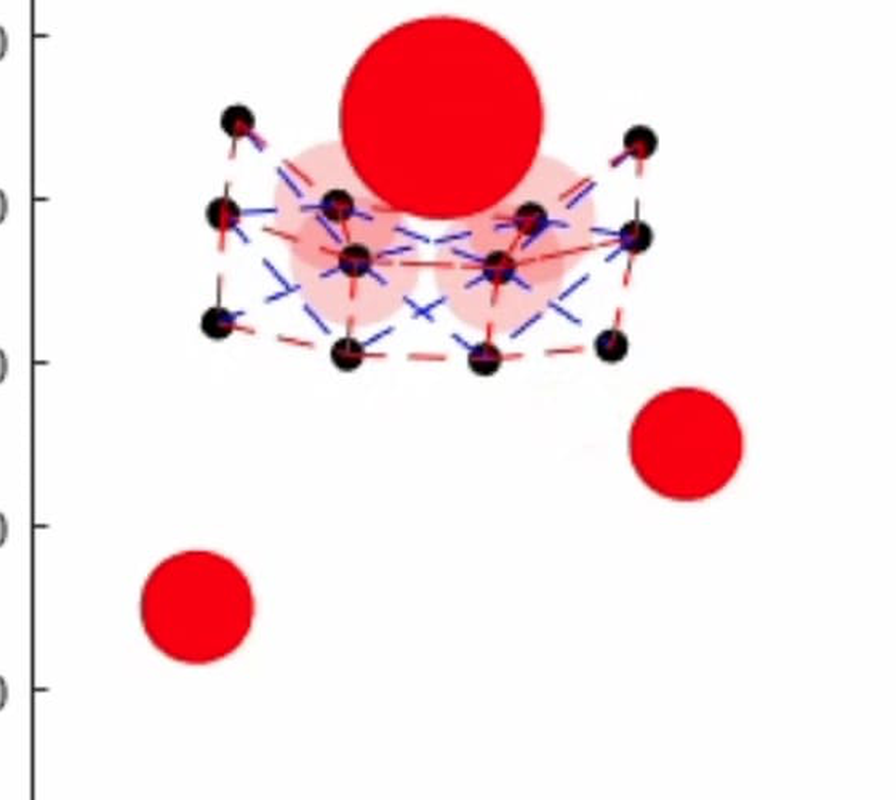
#> input picture figs_extracted/zoom5c.png, 896 x 800 px, given in place of fig5a.png, which was not available
$ python calib.py
#> lines starting #> are read from the running program, lines starting #| are printed output that depends on the picture; after the words box and inside, x2 and y2 are one past the last pixel; in counts of white or black regions, pixels touching at a corner belong together; pictures that were not available may be replaced by others from this repository, and a replacement may not be noted
import numpy as np
from PIL import Image

names = ['fig5a', 'fig5b', 'fig5c', 'fig5d', 'fig6a', 'fig6b', 'fig6c', 'fig6d']
for nm in names:
    im = Image.open('figs_extracted/%s.png' % nm).convert('RGB')
#> im is the input picture: PIL image 896x800 RGB; mean R, G, B 247, 225.1, 227.5
    a = np.asarray(im).astype(int)
    H, W, _ = a.shape
#> H = 800; W = 896
    R, G, B = a[:, :, 0], a[:, :, 1], a[:, :, 2]
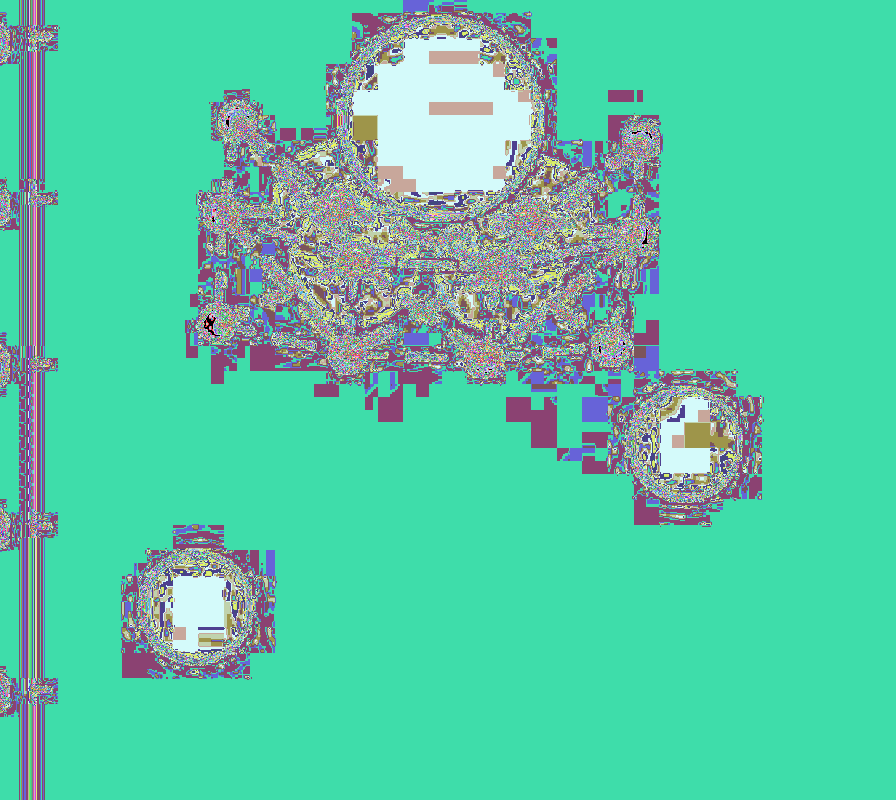
#> R: shape (800, 896) int64; 256 distinct labels, from 0 to 255; one colour per label, 0 black
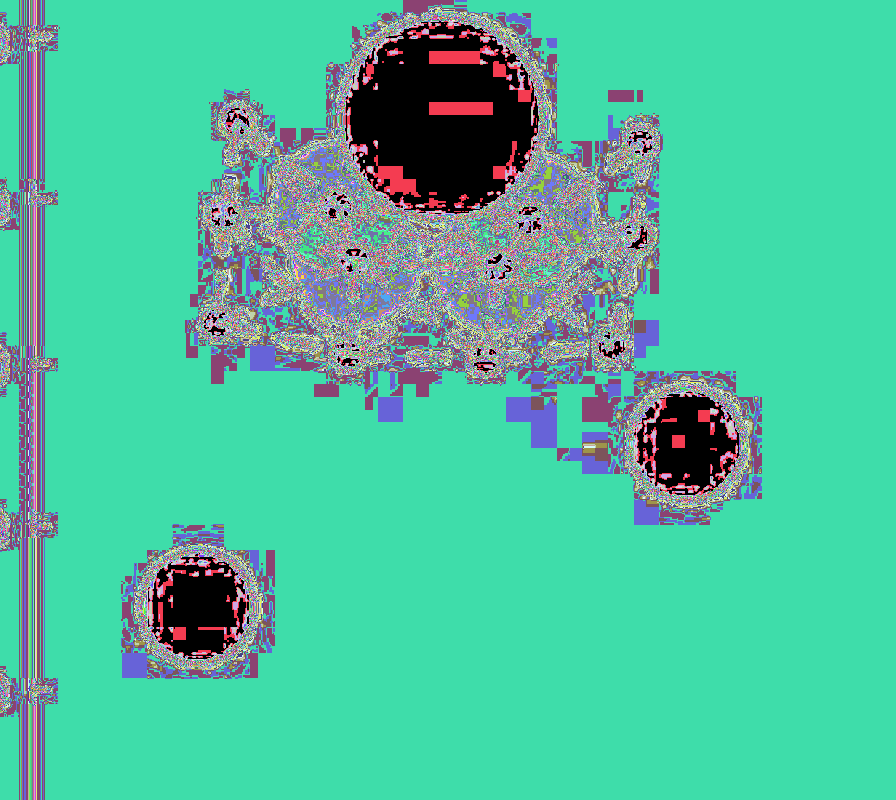
#> G: shape (800, 896) int64; 256 distinct labels, from 0 to 255; one colour per label, 0 black
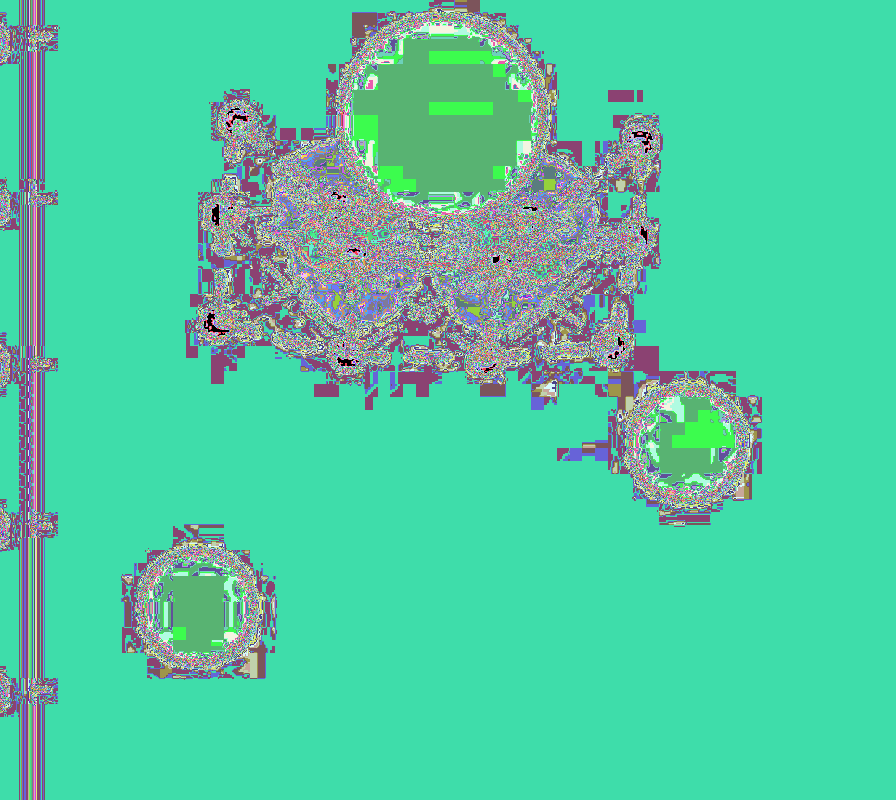
#> B: shape (800, 896) int64; 256 distinct labels, from 0 to 255; one colour per label, 0 black
    grayish = (abs(R - G) < 40) & (abs(G - B) < 40) & (R < 200)
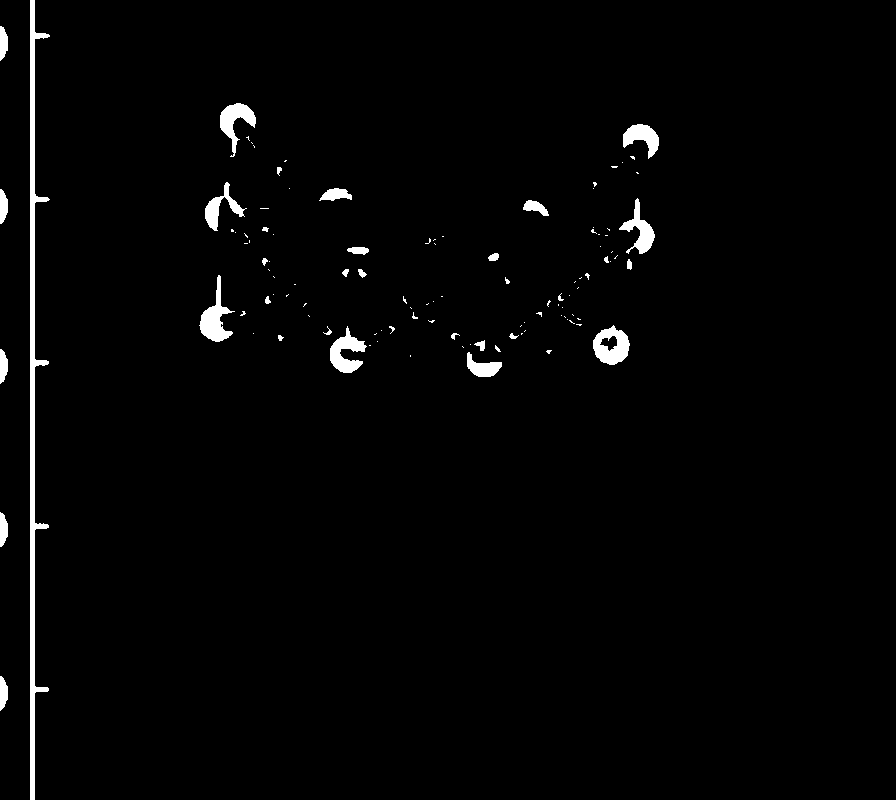
#> grayish: shape (800, 896) bool; 1.8% white; 111 white regions (76 under 20 px), largest, box (x1, y1, x2, y2) and area: (30, 0, 50, 800) 4368, (199, 275, 235, 342) 925, (593, 325, 630, 365) 914
    rowsum = grayish.sum(axis=1)
#> rowsum = 800 values, max 103 at index 363, min 5 at index 0, mean 16.18
    colsum = grayish.sum(axis=0)
#> colsum = 896 values, max 800 at index 30, min 0 at index 8, mean 14.45
    print('=====', nm, W, H)
#| ===== fig5a 896 800
    print(' rows>30%%:', [(int(i), int(rowsum[i])) for i in np.where(rowsum > 0.3 * W)[0]])
#|  rows>30%%: []
    print(' cols>30%%:', [(int(i), int(colsum[i])) for i in np.where(colsum > 0.3 * H)[0]])
#|  cols>30%%: [(30, 800), (31, 800), (32, 800), (33, 800), (34, 800)]
#> pass 2 of the loop `for nm in names:`:
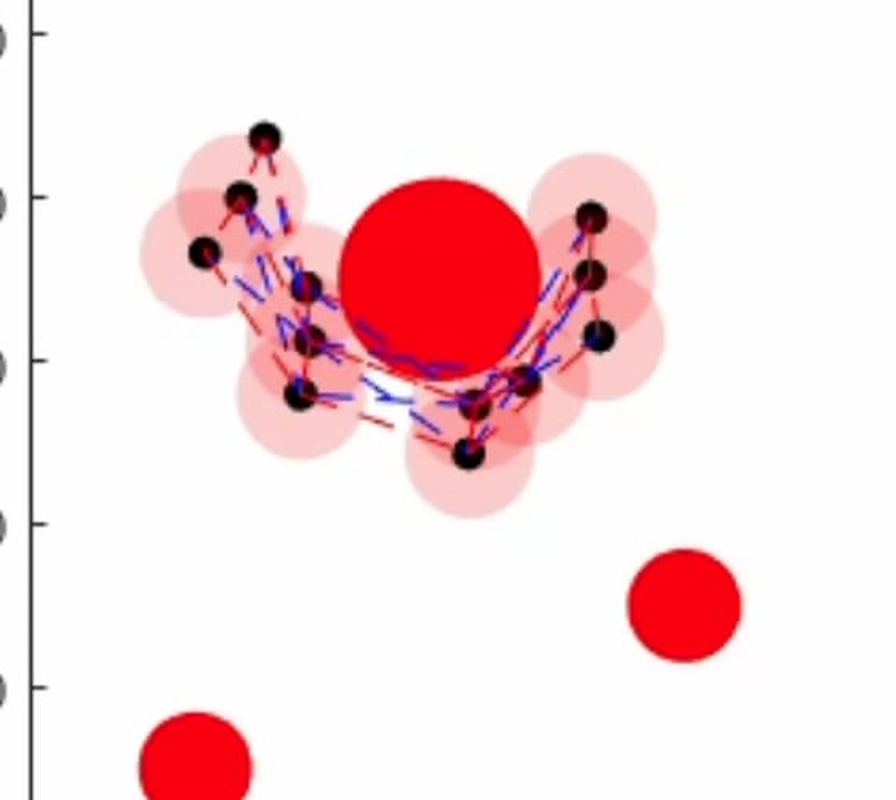
#> input picture figs_extracted/zoom5d.png, 896 x 800 px, given in place of fig5b.png, which was not available
#> im is the input picture: PIL image 896x800 RGB; mean R, G, B 247.1, 221.4, 224
#> R: shape (800, 896) int64; 256 distinct labels, from 0 to 255
#> G: shape (800, 896) int64; 256 distinct labels, from 0 to 255
#> `R, G, B = a[:, :, 0], a[:, :, 1], a[:, :, 2]`:
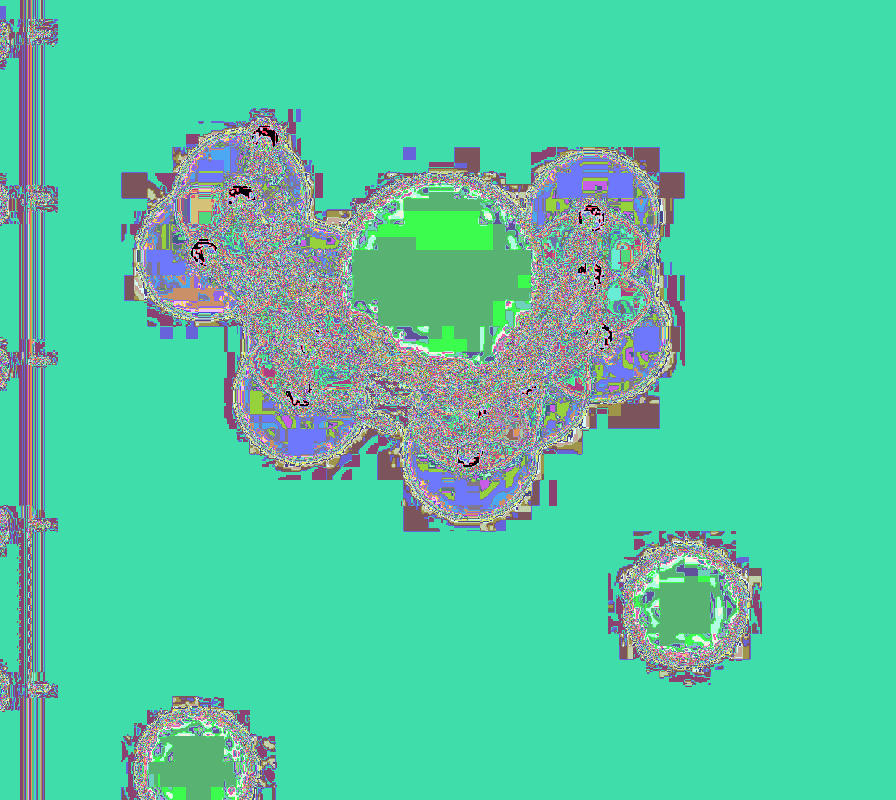
#> B: shape (800, 896) int64; 256 distinct labels, from 0 to 255; one colour per label, 0 black
#> `grayish = (abs(R - G) < 40) & (abs(G - B) < 40) & (R < 200)`:
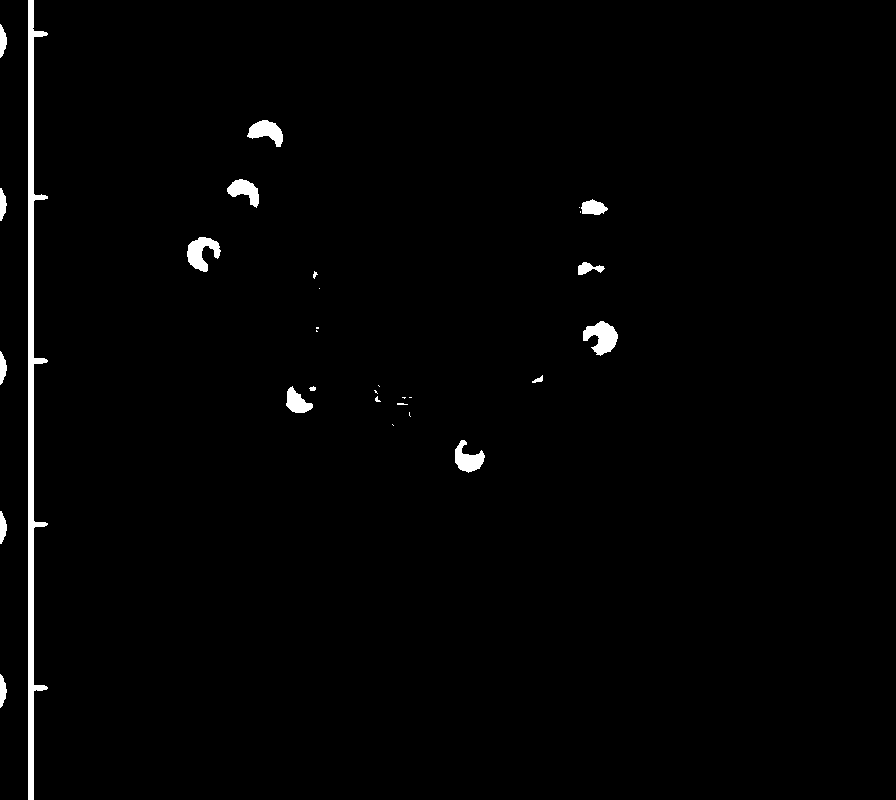
#> grayish: shape (800, 896) bool; 1.4% white; 30 white regions (13 under 20 px), largest, box (x1, y1, x2, y2) and area: (28, 0, 48, 800) 5153, (583, 321, 618, 356) 724, (187, 237, 221, 272) 657
#> rowsum = 800 values, max 46 at index 267, min 6 at index 0, mean 12.46
#> colsum = 896 values, max 800 at index 28, min 0 at index 7, mean 11.13
#| ===== fig5b 896 800
#|  rows>30%%: []
#|  cols>30%%: [(28, 800), (29, 800), (30, 800), (31, 800), (32, 800), (33, 799)]
#> (the run stopped early here; a loop or call above may not have finished)
